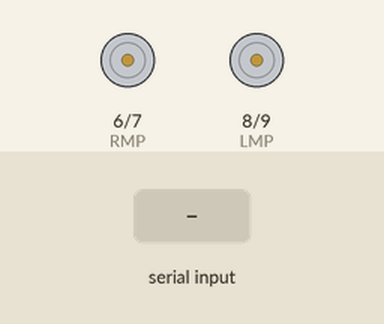
Recording of a sketch running on a simulated Arduino Uno, built with avr-gcc and run on an emulated ATmega328P. Shown: motor-driver pin pairs drawn as motors (green arrow = first pin HIGH = forward, orange = second pin HIGH = backward, longer = more drive). The test bench sets the inputs (shaded band).

Above: at 1.2 s.
1.3 s: "F" received over Serial
At 2.0 s:
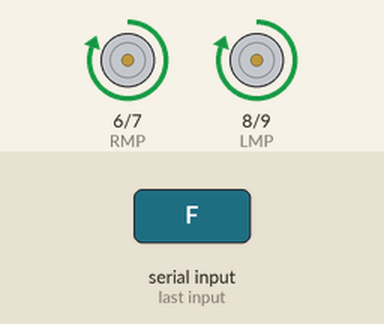
2.8 s: "B" received over Serial
At 3.1 s:
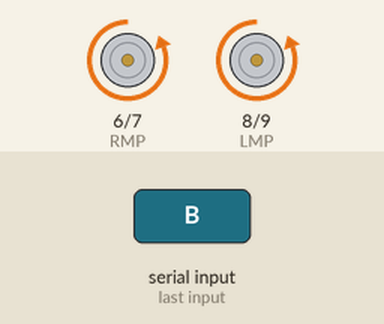
4.3 s: "R" received over Serial
At 5.5 s:
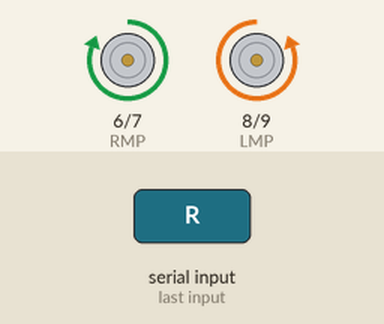
5.8 s: "L" received over Serial
At 6.6 s:
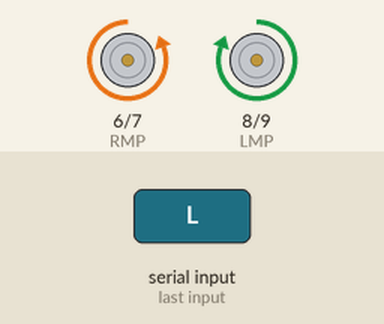
7.3 s: "S" received over Serial
At 7.7 s:
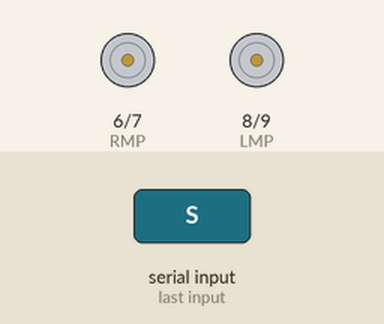
Timing chart, 0 to 9.8 s (numbered marks = the images above; inputs shaded):
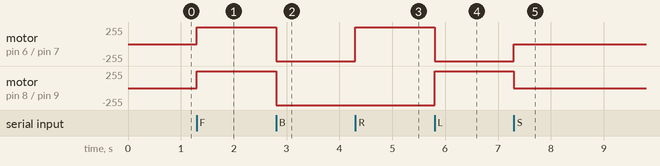

The sketch:

RC_TANK_code.ino
```cpp
// Motor control pins
int LMP = 8;  // Left Motor Positive
int LMN = 9;  // Left Motor Negative
int RMP = 6;  // Right Motor Positive
int RMN = 7;  // Right Motor Negative

void setup() {
  // Set motor control pins as OUTPUT
  pinMode(LMP, OUTPUT);
  pinMode(LMN, OUTPUT);
  pinMode(RMP, OUTPUT);
  pinMode(RMN, OUTPUT);

  // Start serial communication
  Serial.begin(9600);
}

void loop() {
  if (Serial.available()) {
    char Direction = Serial.read(); // Read a single character

    switch (Direction) {
      case 'F': // Move Forward (do as per your applications commands(all directions))
        digitalWrite(LMP, HIGH);
        digitalWrite(LMN, LOW);
        digitalWrite(RMP, HIGH);
        digitalWrite(RMN, LOW);
        break;

      case 'B': // Move Backward
        digitalWrite(LMP, LOW);
        digitalWrite(LMN, HIGH);
        digitalWrite(RMP, LOW);
        digitalWrite(RMN, HIGH);
        break;

      case 'R': // Turn Left
        digitalWrite(LMP, LOW);
        digitalWrite(LMN, HIGH);
        digitalWrite(RMP, HIGH);
        digitalWrite(RMN, LOW);
        break;

      case 'L': // Turn Right
        digitalWrite(LMP, HIGH);
        digitalWrite(LMN, LOW);
        digitalWrite(RMP, LOW);
        digitalWrite(RMN, HIGH);
        break;

      case 'S': // Stop
        digitalWrite(LMP, LOW);
        digitalWrite(LMN, LOW);
        digitalWrite(RMP, LOW);
        digitalWrite(RMN, LOW);
        break;
    }
  }
}
```

Measured:
- after the input at 1.3 s, motor on pin 6 (RMP) / pin 7 (RMN), motor on pin 8 (LMP) / pin 9 (LMN): stopped → forward 255/255 at once
- after the input at 2.8 s, motor on pin 6 (RMP) / pin 7 (RMN), motor on pin 8 (LMP) / pin 9 (LMN): forward 255/255 → backward 255/255 at once
- after the input at 4.3 s, motor on pin 6 (RMP) / pin 7 (RMN): backward 255/255 → forward 255/255 at once
- after the input at 5.8 s, motor on pin 6 (RMP) / pin 7 (RMN): forward 255/255 → backward 255/255 at once; motor on pin 8 (LMP) / pin 9 (LMN): backward 255/255 → forward 255/255 at once
- after the input at 7.3 s, motor on pin 6 (RMP) / pin 7 (RMN): backward 255/255 → stopped at once; motor on pin 8 (LMP) / pin 9 (LMN): forward 255/255 → stopped at once
